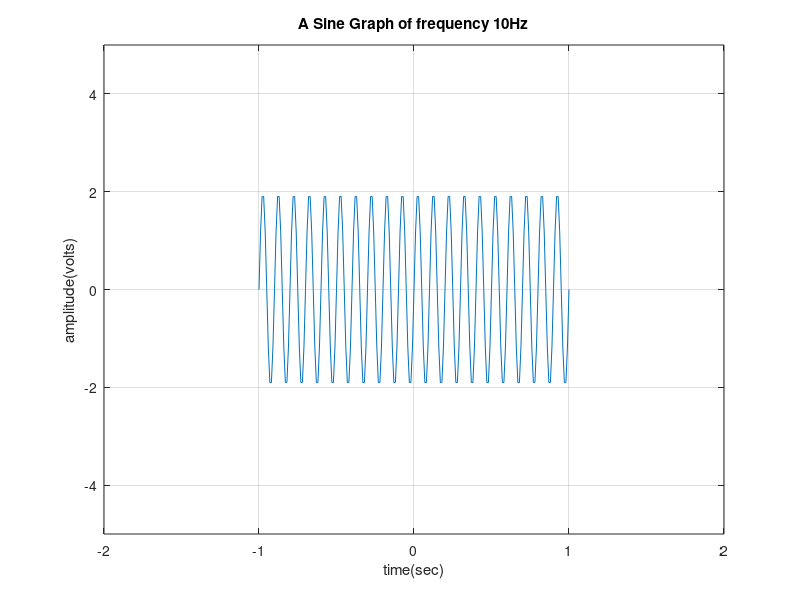

The MATLAB script that drew this image:
% A Sinewave of frequency 10Hz
time = -1:0.01:1;
y = 2*sin(2*pi*10*time);
plot(time,y);
axis([-2 2 -5 5]);
grid;
title('A Sine Graph of frequency 10Hz');
xlabel('time(sec)'); ylabel('amplitude(volts)')